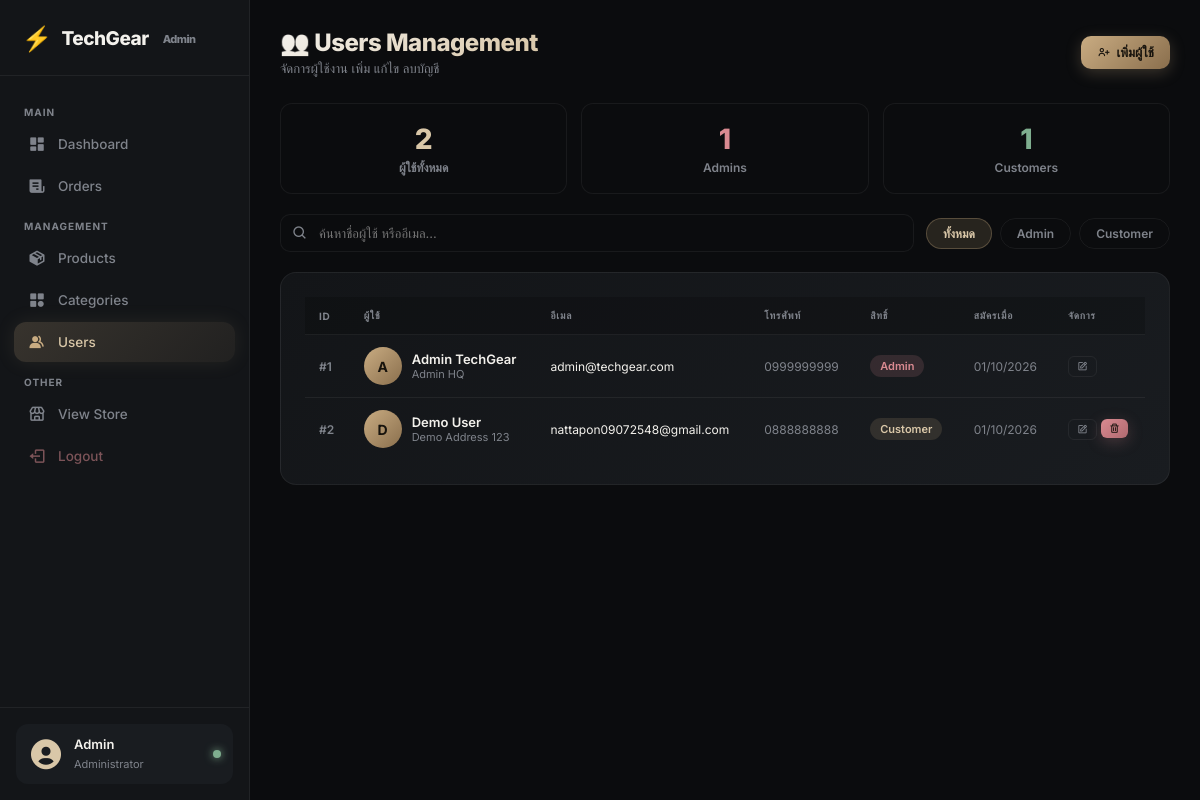
The page /admin/users.php (signed in) on the database its author committed.
### tables this page shows
CREATE TABLE IF NOT EXISTS users (
    user_id    INT AUTO_INCREMENT PRIMARY KEY,
    username   VARCHAR(120) NOT NULL,
    email      VARCHAR(180) NOT NULL UNIQUE,
    password   VARCHAR(255) NOT NULL,
    phone      VARCHAR(20)  DEFAULT NULL,
    address    TEXT         DEFAULT NULL,
    profile_img VARCHAR(255) DEFAULT NULL,
    role       ENUM('admin','customer') DEFAULT 'customer',
    created_at TIMESTAMP DEFAULT CURRENT_TIMESTAMP
);

### admin/users.php (the view, shortened to what this page needs)
<?php
require_once '../config/db.php';
$search = isset($_GET['q']) ? mysqli_real_escape_string($conn, $_GET['q']) : '';
$role_filter = isset($_GET['role']) ? mysqli_real_escape_string($conn, $_GET['role']) : '';
$where = "1=1";
$users = [];
$qu = mysqli_query($conn, "SELECT * FROM users WHERE $where ORDER BY created_at DESC");
if ($qu) while($r = mysqli_fetch_assoc($qu)) $users[] = $r;
$cnt_all = (int)mysqli_fetch_array(mysqli_query($conn, "SELECT COUNT(*) FROM users"))['0'];
$cnt_admin = (int)mysqli_fetch_array(mysqli_query($conn, "SELECT COUNT(*) FROM users WHERE role='admin'"))['0'];
$cnt_cust = (int)mysqli_fetch_array(mysqli_query($conn, "SELECT COUNT(*) FROM users WHERE role='customer'"))['0'];
?>
<!DOCTYPE html>
<html lang="th">
<head>
<?php include 'admin-header.php'; ?>
</head>
<body>
<?php include 'sidebar.php'; ?>
<main class="main">
    <div class="topbar">
        <div>
            <h1>👥 Users Management</h1>
            <p>จัดการผู้ใช้งาน เพิ่ม แก้ไข ลบบัญชี</p>
        </div>
        <div class="topbar-right">
            <button class="btn btn-primary" onclick="openModal('addUserModal')"><i class='bx bx-user-plus'></i> เพิ่มผู้ใช้</button>
        </div>
    </div>
    <div class="user-stats">
        <div class="user-stat" style="animation-delay:.1s;">
            <div class="user-stat-value" style="color:var(--purple-lt);"><?= $cnt_all ?></div>
            <div class="user-stat-label">ผู้ใช้ทั้งหมด</div>
        </div>
        <div class="user-stat" style="animation-delay:.2s;">
            <div class="user-stat-value" style="color:var(--red);"><?= $cnt_admin ?></div>
            <div class="user-stat-label">Admins</div>
        </div>
        <div class="user-stat" style="animation-delay:.3s;">
            <div class="user-stat-value" style="color:var(--green);"><?= $cnt_cust ?></div>
            <div class="user-stat-label">Customers</div>
        </div>
    </div>
    <div class="toolbar">
        <div class="search-box">
            <i class='bx bx-search'></i>
            <input type="text" placeholder="ค้นหาชื่อผู้ใช้ หรืออีเมล..." value="<?= htmlspecialchars($search) ?>" onkeyup="if(event.key==='Enter') location.href='users.php?q='+this.value">
        </div>
        <div class="role-tabs">
            <a href="users.php" class="role-tab <?= !$role_filter?'active':'' ?>">ทั้งหมด</a>
            <a href="users.php?role=admin" class="role-tab <?= $role_filter==='admin'?'active':'' ?>">Admin</a>
            <a href="users.php?role=customer" class="role-tab <?= $role_filter==='customer'?'active':'' ?>">Customer</a>
        </div>
    </div>
    <div class="admin-content-card">
        <?php if(empty($users)): ?>
            <div class="empty-state">
                <i class='bx bx-group'></i>
                <h3>ไม่พบผู้ใช้</h3>
                <p>ยังไม่มีผู้ใช้ที่ตรงกับเงื่อนไข</p>
            </div>
        <?php else: ?>
        <div style="overflow-x:auto;">
        <table class="admin-table">
            <thead>
                <tr>
                    <th>ID</th>
                    <th>ผู้ใช้</th>
                    <th>อีเมล</th>
                    <th>โทรศัพท์</th>
                    <th>สิทธิ์</th>
                    <th>สมัครเมื่อ</th>
                    <th>จัดการ</th>
                </tr>
            </thead>
            <tbody>
            <?php foreach($users as $u): ?>
                <tr>
                    <td style="font-weight:600;color:var(--muted);font-size:12px;">#<?= $u['user_id'] ?></td>
                    <td>
                        <div style="display:flex;align-items:center;gap:10px;">
                            <div class="user-avatar">
                                <?php if(!empty($u['profile_img'])): ?>
                                    <img src="../<?= htmlspecialchars($u['profile_img']) ?>">
                                <?php else: ?>
                                    <?= strtoupper(substr($u['username'],0,1)) ?>
                                <?php endif; ?>
                            </div>
                            <div>
                                <div style="font-weight:600;"><?= htmlspecialchars($u['username']) ?></div>
                                <?php if(!empty($u['address'])): ?>
                                    <div style="font-size:11px;color:var(--muted);max-width:150px;overflow:hidden;text-overflow:ellipsis;white-space:nowrap;"><?= htmlspecialchars($u['address']) ?></div>
                                <?php endif; ?>
                            </div>
                        </div>
                    </td>
                    <td style="font-size:12px;"><?= htmlspecialchars($u['email']) ?></td>
                    <td style="font-size:12px;color:var(--muted);"><?= htmlspecialchars($u['phone'] ?? '-') ?></td>
                    <td><span class="pill pill-<?= $u['role'] ?>"><?= ucfirst($u['role']) ?></span></td>
                    <td style="font-size:12px;color:var(--muted);"><?= date('d/m/Y', strtotime($u['created_at'])) ?></td>
                    <td>
                        <div style="display:flex;gap:4px;">
                            <button class="btn btn-outline btn-xs" onclick='openEditUser(<?= json_encode($u) ?>)'><i class='bx bx-edit'></i></button>
                            <?php if($u['role'] !== 'admin'): ?>
                            <form method="POST" onsubmit="return confirm('ยืนยันลบผู้ใช้นี้? ข้อมูลทั้งหมดจะถูกลบ')">
                                <button class="btn btn-danger btn-xs"><i class='bx bx-trash'></i></button>
                            </form>
                            <?php endif; ?>
                        </div>
                    </td>
                </tr>
            <?php endforeach; ?>
            </tbody>
        </table>
        </div>
        <?php endif; ?>
    </div>
</main>
</body>
</html>

### admin/admin-header.php (shortened to what this page needs)
<link href="https://unpkg.com/boxicons@2.1.4/css/boxicons.min.css" rel="stylesheet">

### admin/sidebar.php (shortened to what this page needs)
<?php
$current_page = basename($_SERVER['PHP_SELF']);
?>
<aside class="sidebar">
    <div class="sidebar-logo">
        <span>⚡</span> TechGear <small style="font-size:11px;color:var(--muted);margin-left:4px;">Admin</small>
    </div>
    <nav class="sidebar-nav">
        <div class="nav-label">Main</div>
        <a href="index.php" class="nav-item <?= $current_page === 'index.php' ? 'active' : '' ?>">
            <i class='bx bxs-dashboard'></i> Dashboard
        </a>
        <a href="orders.php" class="nav-item <?= $current_page === 'orders.php' ? 'active' : '' ?>">
            <i class='bx bxs-receipt'></i> Orders
        </a>
        <div class="nav-label">Management</div>
        <a href="products.php" class="nav-item <?= $current_page === 'products.php' ? 'active' : '' ?>">
            <i class='bx bxs-package'></i> Products
        </a>
        <a href="categories.php" class="nav-item <?= $current_page === 'categories.php' ? 'active' : '' ?>">
            <i class='bx bxs-category'></i> Categories
        </a>
        <a href="users.php" class="nav-item <?= $current_page === 'users.php' ? 'active' : '' ?>">
            <i class='bx bxs-group'></i> Users
        </a>
        <div class="nav-label">Other</div>
        <a href="../index.php" class="nav-item">
            <i class='bx bx-store'></i> View Store
        </a>
        <a href="../logout.php" class="nav-item danger">
            <i class='bx bx-log-out'></i> Logout
        </a>
    </nav>
    <div class="sidebar-footer">
        <div class="admin-card">
            <i class='bx bxs-user-circle'></i>
            <div class="info">
                <strong><?= htmlspecialchars($_SESSION['username'] ?? 'Admin') ?></strong>
                <small>Administrator</small>
            </div>
            <div class="dot"></div>
        </div>
    </div>
</aside>

### admin/users.php (style rules this page uses)
.user-stats { display:grid;grid-template-columns:repeat(3,1fr);gap:14px;margin-bottom:20px; }
.user-stat { background:var(--bg);border:1px solid var(--border);border-radius:12px;padding:18px;text-align:center;transition:all .3s;animation:fadeSlideUp .5s both; }
.user-stat-value { font-size:28px;font-weight:800;margin-bottom:4px; }
.user-stat-label { font-size:12px;color:var(--muted);font-weight:600; }
.user-avatar { width:38px;height:38px;border-radius:50%;background:linear-gradient(135deg,var(--purple),#8a6f4d);display:flex;align-items:center;justify-content:center;font-weight:700;font-size:14px;color:#17130d;flex-shrink:0;transition:transform .3s; }
.role-tabs { display:flex;gap:8px; }
.role-tab { padding:7px 16px;border-radius:20px;font-size:12px;font-weight:600;text-decoration:none;color:var(--muted);border:1px solid var(--border);transition:all .25s; }
.role-tab.active { background:rgba(201, 172, 130,.15);color:var(--purple-lt);border-color:rgba(201, 172, 130,.3); }

### rows shown on the page
users: user_id "1", username "A", username "Admin TechGear", address "Admin HQ", email "admin@techgear.com", phone "0999999999", role "Admin", created_at "01/10/2026"
users: user_id "2", username "D", username "Demo User", address "Demo Address 123", email "nattapon09072548@gmail.com", phone "0888888888", role "Customer", created_at "01/10/2026"

### other values the page prints
$_SESSION['username'] "Admin"
$cnt_all "2"
$cnt_admin "1"
$cnt_cust "1"
